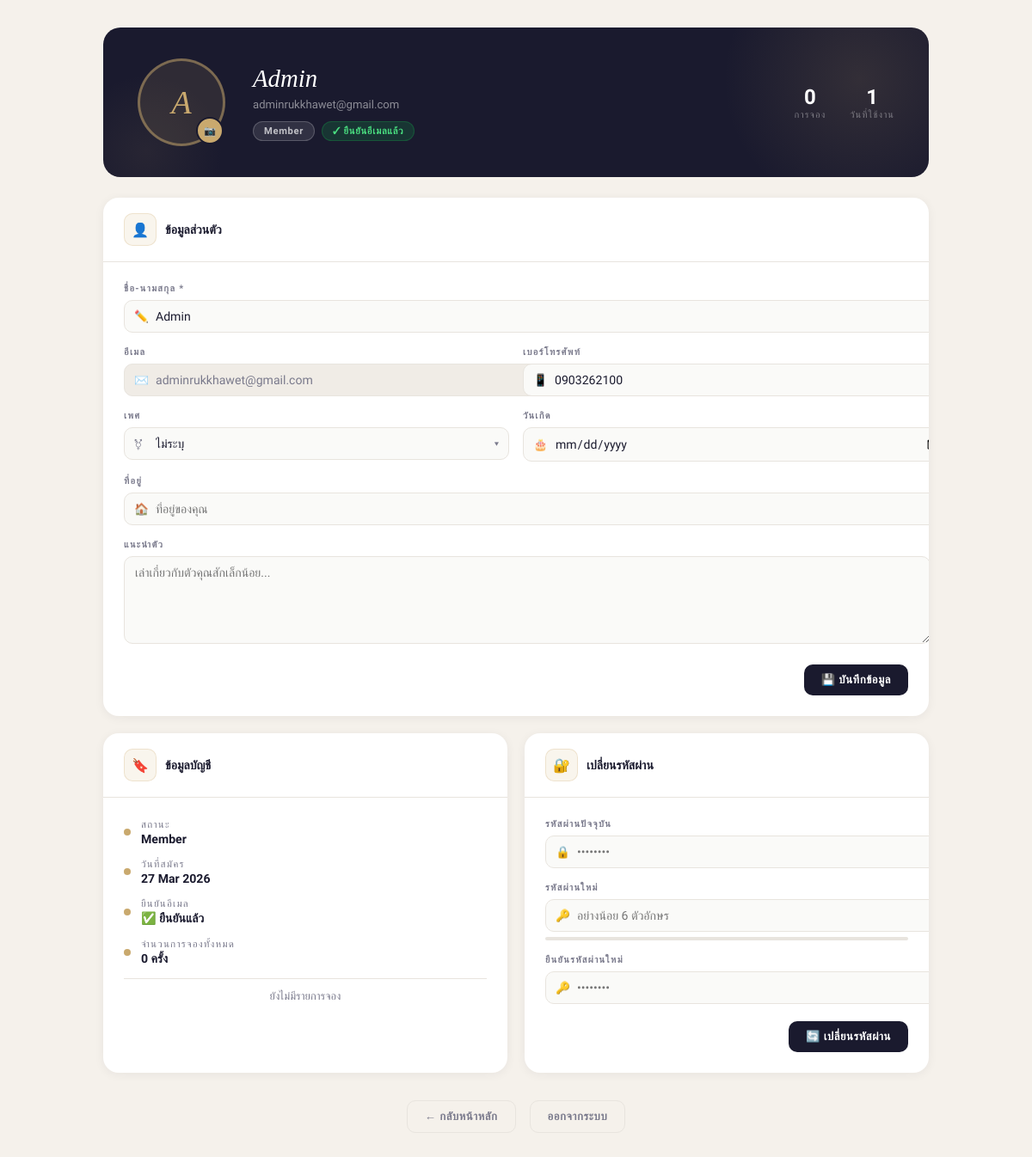
Page /profile.php (signed in) on the committed database.
### tables this page shows
CREATE TABLE `users` (
  `id` int(11) NOT NULL,
  `fullname` varchar(150) NOT NULL,
  `email` varchar(150) NOT NULL,
  `phone` varchar(20) DEFAULT NULL,
  `password` varchar(255) NOT NULL,
  `created_at` timestamp NOT NULL DEFAULT current_timestamp(),
  `is_verified` tinyint(1) NOT NULL DEFAULT 0,
  `role` enum('user','admin') NOT NULL DEFAULT 'user',
  `avatar` varchar(255) DEFAULT NULL,
  `birth_date` date DEFAULT NULL,
  `gender` enum('ชาย','หญิง','อื่นๆ') DEFAULT NULL,
  `address` text DEFAULT NULL,
  `bio` text DEFAULT NULL,
  `updated_at` timestamp NOT NULL DEFAULT current_timestamp() ON UPDATE current_timestamp()
);

### profile.php (the view, shortened to what this page needs)
<?php
$conn = new mysqli("localhost", "root", "Kanathip04", "backoffice_db");
$conn->set_charset("utf8mb4");
$user_id = (int)$_SESSION['user_id'];
$user = $conn->query("SELECT * FROM users WHERE id=$user_id LIMIT 1")->fetch_assoc();
$booking_count = (int)$conn->query("SELECT COUNT(*) c FROM room_bookings WHERE email='{$conn->real_escape_string($user['email'])}'")
                            ->fetch_assoc()['c'];
$join_days = (int)((time() - strtotime($user['created_at'])) / 86400);
$bookings_result = $conn->query("SELECT id, room_type, guests, checkin_date, checkout_date, note, status, booking_status, archived, created_at, room_id FROM room_bookings WHERE email='{$conn->real_escape_string($user['email'])}' ORDER BY id DESC");
function h($s) { return htmlspecialchars((string)$s, ENT_QUOTES, 'UTF-8'); }
$roleLabel = ($user['role'] ?? 'user') === 'admin' ? 'Administrator' : 'Member';
$roleBadge = ($user['role'] ?? 'user') === 'admin' ? 'badge-admin' : 'badge-member';
$avatarInitial = strtoupper(mb_substr($user['fullname'] ?? 'U', 0, 1));
$isAdmin = ($_SESSION['user_role'] ?? '') === 'admin';
?>
<?php if (!$isAdmin): ?>
<!DOCTYPE html>
<html lang="th">
<head>
</head>
<body style="background:#f5f1eb;font-family:'Sarabun',sans-serif;margin:0;padding:0;">
<?php endif; ?>
<div class="pf-wrap">
  <div class="pf-hero">
    <div class="pf-avatar-wrap">
      <div class="pf-avatar">
        <?php if (!empty($user['avatar'])): ?>
          <img src="<?= h($user['avatar']) ?>" alt="avatar">
        <?php else: ?>
          <?= $avatarInitial ?>
        <?php endif; ?>
      </div>
      <label for="avatar-file" class="pf-avatar-edit" title="เปลี่ยนรูปโปรไฟล์">📷</label>
    </div>
    <div class="pf-hero-info">
      <div class="pf-hero-name"><?= h($user['fullname'] ?? 'ผู้ใช้งาน') ?></div>
      <div class="pf-hero-email"><?= h($user['email']) ?></div>
      <div class="pf-badges">
        <span class="pf-badge <?= $roleBadge ?>"><?= $roleLabel ?></span>
        <?php if ($user['is_verified']): ?>
          <span class="pf-badge badge-verified">✓ ยืนยันอีเมลแล้ว</span>
        <?php endif; ?>
      </div>
    </div>
    <div class="pf-hero-stats">
      <div class="pf-stat">
        <div class="pf-stat-val"><?= $booking_count ?></div>
        <div class="pf-stat-lbl">การจอง</div>
      </div>
      <div class="pf-stat">
        <div class="pf-stat-val"><?= $join_days ?></div>
        <div class="pf-stat-lbl">วันที่ใช้งาน</div>
      </div>
    </div>
  </div>
  <div class="pf-grid">
    <div class="pf-card full">
      <div class="pf-card-header">
        <div class="pf-card-icon">👤</div>
        <div class="pf-card-title">ข้อมูลส่วนตัว</div>
      </div>
      <div class="pf-card-body">
        <form method="POST" enctype="multipart/form-data">
          <div class="pf-form-grid">
            <div class="pf-form-group full">
              <label>ชื่อ-นามสกุล *</label>
              <div class="pf-input-wrap">
                <span class="pf-input-icon">✏️</span>
                <input class="pf-input" type="text" name="fullname"
                       value="<?= h($user['fullname'] ?? '') ?>" required>
              </div>
            </div>
            <div class="pf-form-group">
              <label>อีเมล</label>
              <div class="pf-input-wrap">
                <span class="pf-input-icon">✉️</span>
                <input class="pf-input" type="text" value="<?= h($user['email']) ?>" readonly>
              </div>
            </div>
            <div class="pf-form-group">
              <label>เบอร์โทรศัพท์</label>
              <div class="pf-input-wrap">
                <span class="pf-input-icon">📱</span>
                <input class="pf-input" type="text" name="phone"
                       value="<?= h($user['phone'] ?? '') ?>" placeholder="08x-xxx-xxxx">
              </div>
            </div>
            <div class="pf-form-group">
              <label>เพศ</label>
              <div class="pf-input-wrap pf-select-wrap">
                <span class="pf-input-icon">⚧</span>
                <select class="pf-select" name="gender">
                  <option value="">ไม่ระบุ</option>
                </select>
              </div>
            </div>
            <div class="pf-form-group">
              <label>วันเกิด</label>
              <div class="pf-input-wrap">
                <span class="pf-input-icon">🎂</span>
                <input class="pf-input" type="date" name="birth_date"
                       value="<?= h($user['birth_date'] ?? '') ?>">
              </div>
            </div>
            <div class="pf-form-group full">
              <label>ที่อยู่</label>
              <div class="pf-input-wrap">
                <span class="pf-input-icon">🏠</span>
                <input class="pf-input" type="text" name="address"
                       value="<?= h($user['address'] ?? '') ?>" placeholder="ที่อยู่ของคุณ">
              </div>
            </div>
            <div class="pf-form-group full">
              <label>แนะนำตัว</label>
              <div class="pf-input-wrap">
                <textarea class="pf-textarea" name="bio"
                          placeholder="เล่าเกี่ยวกับตัวคุณสักเล็กน้อย..."><?= h($user['bio'] ?? '') ?></textarea>
              </div>
            </div>
          </div>
          <div class="pf-btn-row">
            <button type="submit" class="pf-btn pf-btn-primary">💾 บันทึกข้อมูล</button>
          </div>
        </form>
      </div>
    </div>
    <div class="pf-card">
      <div class="pf-card-header">
        <div class="pf-card-icon">🔖</div>
        <div class="pf-card-title">ข้อมูลบัญชี</div>
      </div>
      <div class="pf-card-body">
        <div class="pf-info-list">
          <div class="pf-info-item">
            <div class="pf-info-dot"></div>
            <div>
              <div class="pf-info-lbl">สถานะ</div>
              <div class="pf-info-val"><?= $roleLabel ?></div>
            </div>
          </div>
          <div class="pf-info-item">
            <div class="pf-info-dot"></div>
            <div>
              <div class="pf-info-lbl">วันที่สมัคร</div>
              <div class="pf-info-val"><?= h(date('d M Y', strtotime($user['created_at']))) ?></div>
            </div>
          </div>
          <div class="pf-info-item">
            <div class="pf-info-dot"></div>
            <div>
              <div class="pf-info-lbl">ยืนยันอีเมล</div>
              <div class="pf-info-val"><?= $user['is_verified'] ? '✅ ยืนยันแล้ว' : '⏳ ยังไม่ยืนยัน' ?></div>
            </div>
          </div>
          <div class="pf-info-item">
            <div class="pf-info-dot"></div>
            <div>
              <div class="pf-info-lbl">จำนวนการจองทั้งหมด</div>
              <div class="pf-info-val"><?= $booking_count ?> ครั้ง</div>
            </div>
          </div>
        </div>
        <?php if ($bookings_result && $bookings_result->num_rows > 0): ?>
          <div style="margin-top:18px;border-top:1px solid var(--border);padding-top:14px;">
            <div style="font-size:0.68rem;font-weight:700;letter-spacing:.12em;text-transform:uppercase;color:var(--muted);margin-bottom:10px;">สถานะการจอง</div>
            <div style="display:flex;flex-direction:column;gap:8px;">
              <?php while ($brow = $bookings_result->fetch_assoc()):
                $bStatus = getBookingStatus($brow); ?>
              <div style="display:flex;align-items:center;justify-content:space-between;gap:8px;padding:8px 10px;background:#fafaf8;border:1px solid var(--border);border-radius:10px;font-size:0.8rem;">
                <div>
                  <span style="font-weight:700;color:var(--ink);"><?= h($brow['room_type'] ?? '-') ?></span>
                  <span style="color:var(--muted);margin-left:6px;"><?= !empty($brow['checkin_date']) ? date('d/m/Y', strtotime($brow['checkin_date'])) : '-' ?> → <?= !empty($brow['checkout_date']) ? date('d/m/Y', strtotime($brow['checkout_date'])) : '-' ?></span>
                </div>
                <span class="bs-badge <?= bsClass($bStatus) ?>"><?= bsText($bStatus) ?></span>
              </div>
              <?php endwhile; ?>
            </div>
          </div>
        <?php else: ?>
          <div style="margin-top:14px;border-top:1px solid var(--border);padding-top:12px;font-size:0.8rem;color:var(--muted);text-align:center;">ยังไม่มีรายการจอง</div>
        <?php endif; ?>
      </div>
    </div>
    <div class="pf-card">
      <div class="pf-card-header">
        <div class="pf-card-icon">🔐</div>
        <div class="pf-card-title">เปลี่ยนรหัสผ่าน</div>
      </div>
      <div class="pf-card-body">
        <form method="POST">
          <div class="pf-form-group" style="margin-bottom:16px;">
            <label>รหัสผ่านปัจจุบัน</label>
            <div class="pf-input-wrap">
              <span class="pf-input-icon">🔒</span>
              <input class="pf-input" type="password" name="current_password"
                     placeholder="••••••••" required>
            </div>
          </div>
          <div class="pf-form-group" style="margin-bottom:16px;">
            <label>รหัสผ่านใหม่</label>
            <div class="pf-input-wrap">
              <span class="pf-input-icon">🔑</span>
              <input class="pf-input" type="password" name="new_password"
                     placeholder="อย่างน้อย 6 ตัวอักษร" required
                     oninput="checkStrength(this.value)">
            </div>
            <div class="strength-bar"><div class="strength-fill" id="sbar"></div></div>
          </div>
          <div class="pf-form-group" style="margin-bottom:0;">
            <label>ยืนยันรหัสผ่านใหม่</label>
            <div class="pf-input-wrap">
              <span class="pf-input-icon">🔑</span>
              <input class="pf-input" type="password" name="confirm_password"
                     placeholder="••••••••" required>
            </div>
          </div>
          <div class="pf-btn-row">
            <button type="submit" class="pf-btn pf-btn-primary">🔄 เปลี่ยนรหัสผ่าน</button>
          </div>
        </form>
      </div>
    </div>
  </div>
  <?php if (!$isAdmin): ?>
    <div style="text-align:center;margin-top:32px;">
      <a href="index.php" class="pf-btn pf-btn-ghost">← กลับหน้าหลัก</a>
      <a href="logout.php" style="margin-left:12px;" class="pf-btn pf-btn-ghost">ออกจากระบบ</a>
    </div>
  <?php endif; ?>
</div>
<?php if ($isAdmin): ?>
  <?php include 'admin_layout_bottom.php'; ?>
<?php else: ?>
</body></html>
<?php endif; ?>

### rows in the picture
users: fullname "A", fullname "Admin", email "adminrukkhawet@gmail.com", role "Member", created_at "1", phone "0903262100", created_at "27 Mar 2026"

### other values in the picture
$booking_count "0"
